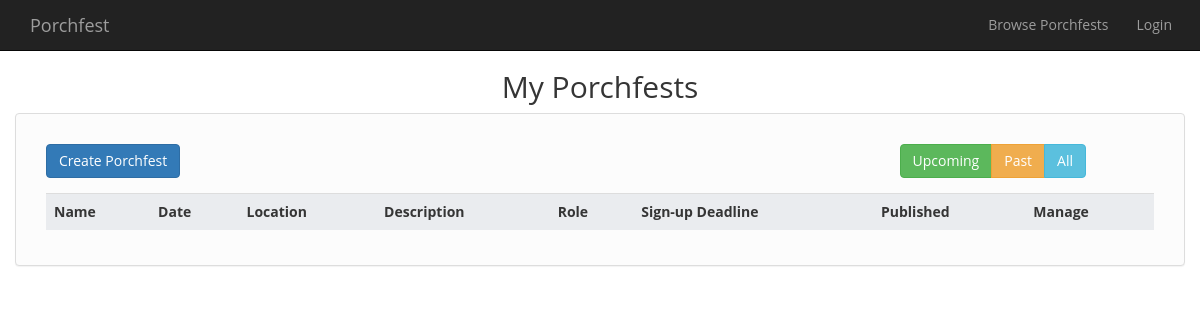
The page /myporchfests.php on the database as committed earlier.
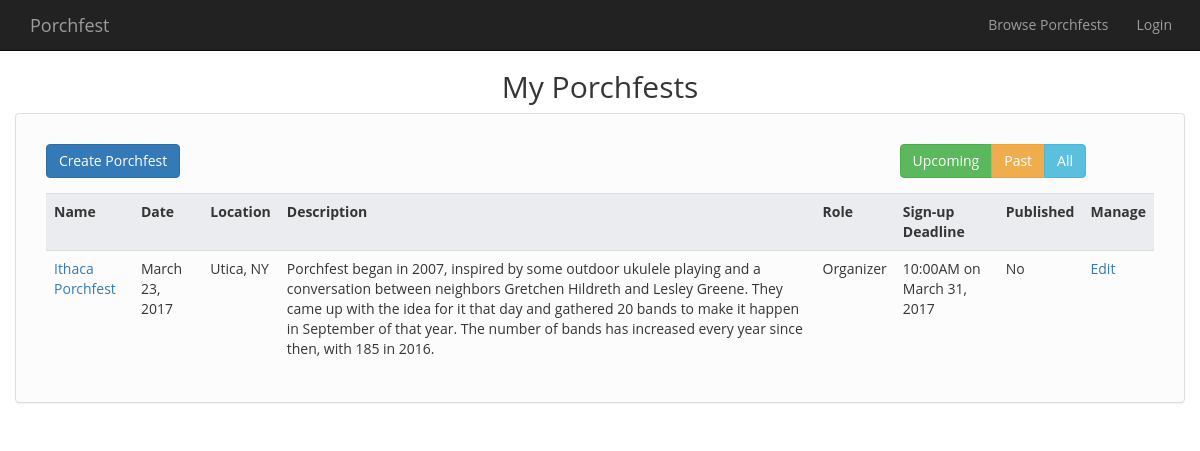
The same page on the database as committed later.
### tables this page shows
CREATE TABLE IF NOT EXISTS `userstoporchfests` (
  `UserID` int(11) NOT NULL,
  `PorchfestID` int(11) NOT NULL
);

CREATE TABLE IF NOT EXISTS `porchfests` (
`PorchfestID` int(11) NOT NULL,
  `URL` varchar(255) NOT NULL,
  `Name` varchar(255) NOT NULL,
  `Location` varchar(255) NOT NULL,
  `Date` date NOT NULL,
  `Description` text NOT NULL,
  `Deadline` datetime NOT NULL,
  `Published` tinyint(1) NOT NULL
);

### html/myporchfests.php (the view, shortened to what this page needs)
<!DOCTYPE html>
<html lang="en">
<head>
  <?php require_once "../php/modules/stdHead.php" ?>
  <link rel="stylesheet" href="responsive-tables.css">
</head>
<body>
  <?php
    $conn = $mysqli = new mysqli(DB_HOST, DB_USER, DB_PASSWORD, DB_NAME);
  ?>
  <?php require_once "../php/modules/navigation.php"; ?>
<div class="container">
  <div class="row">
    <h2 class="text-center" > My Porchfests </h2>
  </div>
  <div class="row">
    <div class="panel panel-default">
      <div class="panel-body">
        <div class="table-container table-responsive">
          <div class="col-xs-12 col-sm-4 col-md-3">
            <div class="btn-group">
              <button type="button" class="btn btn-primary" data-toggle="modal" data-target="#myModal">Create Porchfest</button>
            </div>
          </div>
          <div class="col-xs-12 col-sm-4 col-sm-offset-4 col-md-3 col-md-offset-6">
            <div class="btn-group">
              <button type="button" class="btn btn-success btn-filter" data-target="upcoming"> Upcoming </button>
              <button type="button" class="btn btn-warning btn-filter" data-target="past"> Past </button>
              <button type="button" class="btn btn-info btn-filter" data-target="all"> All </button>
            </div>
          </div>
          <div class="col-md-12">
            <table class="responsive table">
              <tr data-status= "fixed">
                <th> Name </th>
                <th> Date </th>
                <th> Location </th>
                <th> Description </th>
                <th> Role </th>
                <th> Sign-up Deadline </th>
                <th> Published </th>
                <th> Manage </th>
              </tr>
              <?php
                  $sql = "SELECT *
                          FROM porchfests
                          INNER JOIN userstoporchfests ON userstoporchfests.PorchfestID = porchfests.PorchfestID
                          WHERE UserID = '1'";
                  $result = $conn->query($sql);
                  while($porchfest = $result->fetch_assoc()) {
                    $isPublished = 'No';
                    $status = 'upcoming';
                    if (strtotime($porchfest['Date']) < date("Y-m-d")) {
                      $status = 'past';
                    }
                    $day = date_format(date_create($porchfest['Date']), 'F j, Y');
                    $deadline = date_format(date_create($porchfest['Deadline']), 'g:iA \o\n F j, Y');
                    echo '<tr data-status = "' . $status . '">
                          <td>
                            <a href="singleporchfest.php">' . $porchfest['Name'] . '</a>
                          </td>
                          <td>' . $day . '</td>
                          <td>' . $porchfest['Location'] . '</td>
                          <td>' . $porchfest['Description'] . '</td>
                          <td> Organizer </td>
                          <td>' . $deadline . '</td>
                          <td>' . $isPublished . '</td>
                          <td> <a href="editporchfest.php"> Edit </a> </td>
                        </tr>';
                  }
              ?>
            </table>
          </div>
        </div>
      </div>
    </div>
  </div>
</div>
</body>
</html>

### php/modules/stdHead.php (shortened to what this page needs)
<link rel="stylesheet" href="https://code.getmdl.io/1.3.0/material.blue_grey-purple.min.css" />
<link href="https://maxcdn.bootstrapcdn.com/bootstrap/3.3.7/css/bootstrap.min.css" rel="stylesheet">
<link href="css/style.css" rel="stylesheet">

### php/modules/navigation.php (shortened to what this page needs)
<nav class="navbar navbar-inverse navbar-fixed-top" role="navigation">
    <div class="container">
        <div class="navbar-header">
            <a class="navbar-brand" href="index.php" id="navbrand"> Porchfest </a>
        </div>
        <div class="collapse navbar-collapse" id="bs-example-navbar-collapse-1">
            <ul class="nav navbar-nav navbar-right">
                <li>
                    <a href="browse.php"> Browse Porchfests </a>
                </li>
                <?php
                    if (isset($_SESSION['logged_user'])) {
                ?>
                        <li class='dropdown'>
                                <a href='#'' class='dropdown-toggle' data-toggle='dropdown'> My Account </a>
                                <ul class='dropdown-menu'>
                                    <li><a href='myporchfests.php'> My Porchfests </a></li>
                                    <li><a href='myprofile.php'> My Profile </a></li>
                                </ul>
                        </li>
                        <li><form role="form" id='logout-button' method='POST' action = "#">
                            <button type='submit' class='btn btn-link navbar-btn' name="logout" >
                            Logout
                            </button>
                        </form></li>
                <?php
                    } else {
                ?>
                        <li><button type='button' class='btn btn-link navbar-btn loginButton' data-toggle='modal' data-target='#myModal'>
                          Login
                        </button></li>
                <?php
                    }
                ?>
            </ul>
        </div>
    </div>
</nav>

### html/css/style.css (style rules this page uses)
.btn-group { position: relative; z-index: 10; padding-top: 0; }
th { background-color: #eaecef; }
body { font-family: 'Open Sans', sans-serif; color: #353535; padding-top: 50px; }
.panel { border: 1px solid #ddd; background-color: #fcfcfc; }
.panel .btn-group { margin: 15px 0 15px; }
.panel .btn-group .btn { transition: background-color .3s ease; }

### html/css/responsive-tables.css (style rules this page uses)
table th { font-weight: bold; }
table td, table th { padding: 9px 10px; text-align: left; }

Rows that differ between the two databases and show on the page:
added userstoporchfests: PorchfestID.Name "Ithaca Porchfest", PorchfestID.Date "March 23, 2017", PorchfestID.Location "Utica, NY", PorchfestID.Description "Porchfest began in 2007, inspired by some outdoor ukulele playing and a conversation between neighbors Gretchen Hildreth and Lesley Greene. They came up with the idea for it that day and gathered 20 bands to make it happen in September of that year. The number of bands has increased every year since then, with 185 in 2016.", PorchfestID.Deadline "10:00AM on March 31, 2017", isPublished "No"
